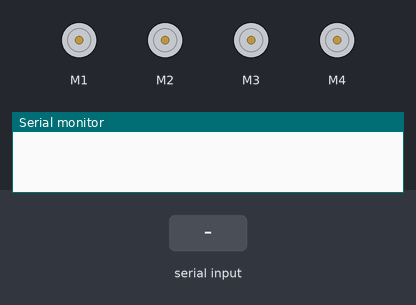
The sketch below on a simulated Arduino Uno, built with avr-gcc and run on an emulated ATmega328P. Shown: 4 × DC motor (green arrow = forward, orange = backward, longer = faster), the last lines printed to the serial monitor. The inputs (shaded band) are chosen by the test bench.

Above: at 1.2 s.
1.3 s: "q" received over Serial
At 1.42 s:
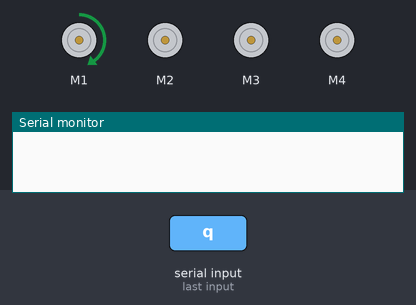
3.0 s: "w" received over Serial
At 3.12 s:
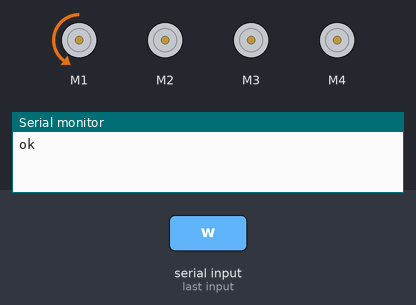
4.7 s: "e" received over Serial
At 4.8 s:
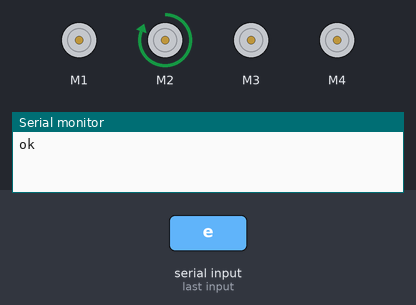
6.4 s: "r" received over Serial
At 6.5 s:
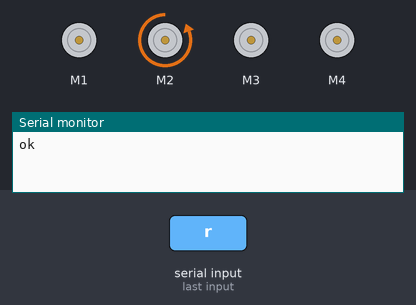
8.1 s: "t" received over Serial
At 8.22 s:
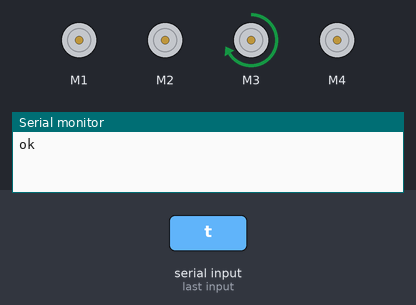
9.8 s: "y" received over Serial
At 9.92 s:
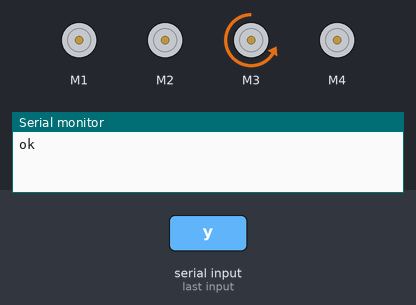
Timing chart, 0 to 12.5 s (numbered marks = the images above; inputs shaded):
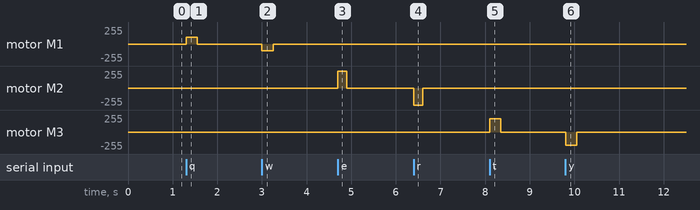

The sketch:

pi_bot_arm.ino
```cpp
#include <AFMotor.h>
AF_DCMotor motor1(1);
AF_DCMotor motor2(2);
AF_DCMotor motor3(3);
AF_DCMotor motor4(4);


void setup() {
  motor1.setSpeed(100);
  motor2.setSpeed(255);
  motor3.setSpeed(200);
  motor4.setSpeed(200);
  Serial.begin(9600);

}


void loop() {
  if (Serial.available()) {
    char  recvd = Serial.read();
    if (recvd == 'q') {
      motor1.run(FORWARD);
      delay(250);
      motor1.run(RELEASE);
      Serial.print("ok");
    }
    if (recvd == 'w') {
      motor1.run(BACKWARD);
      delay(250);
      motor1.run(RELEASE);


    }
    if (recvd == 'e') {
      motor2.run(FORWARD);
      delay(200);
      motor2.run(RELEASE);
    }
    if (recvd == 'r') {
      motor2.run(BACKWARD);
      delay(200);
      motor2.run(RELEASE);
    }
    if (recvd == 't') {
      motor3.run(FORWARD);
      delay(250);
      motor3.run(RELEASE);
    }
    if (recvd == 'y') {
      motor3.run(BACKWARD);
      delay(250);
      motor3.run(RELEASE);
    }
    if (recvd == 'u') {
      motor4.run(FORWARD);
      delay(250);
      motor4.run(RELEASE);
    }
    if (recvd == 'i') {
      motor4.run(BACKWARD);
      delay(250);
      motor4.run(RELEASE);
    }
  }
}
```

Measured:
- after the input at 1.3 s, motor M1: stopped → forward 100/255 at once, → stopped 0.25 s later
- after the input at 3.0 s, motor M1: stopped → backward 100/255 at once, → stopped 0.25 s later
- after the input at 4.7 s, motor M2: stopped → forward 255/255 at once, → stopped 0.20 s later
- after the input at 6.4 s, motor M2: stopped → backward 255/255 at once, → stopped 0.20 s later
- after the input at 8.1 s, motor M3: stopped → forward 200/255 at once, → stopped 0.25 s later
- after the input at 9.8 s, motor M3: stopped → backward 200/255 at once, → stopped 0.25 s later
